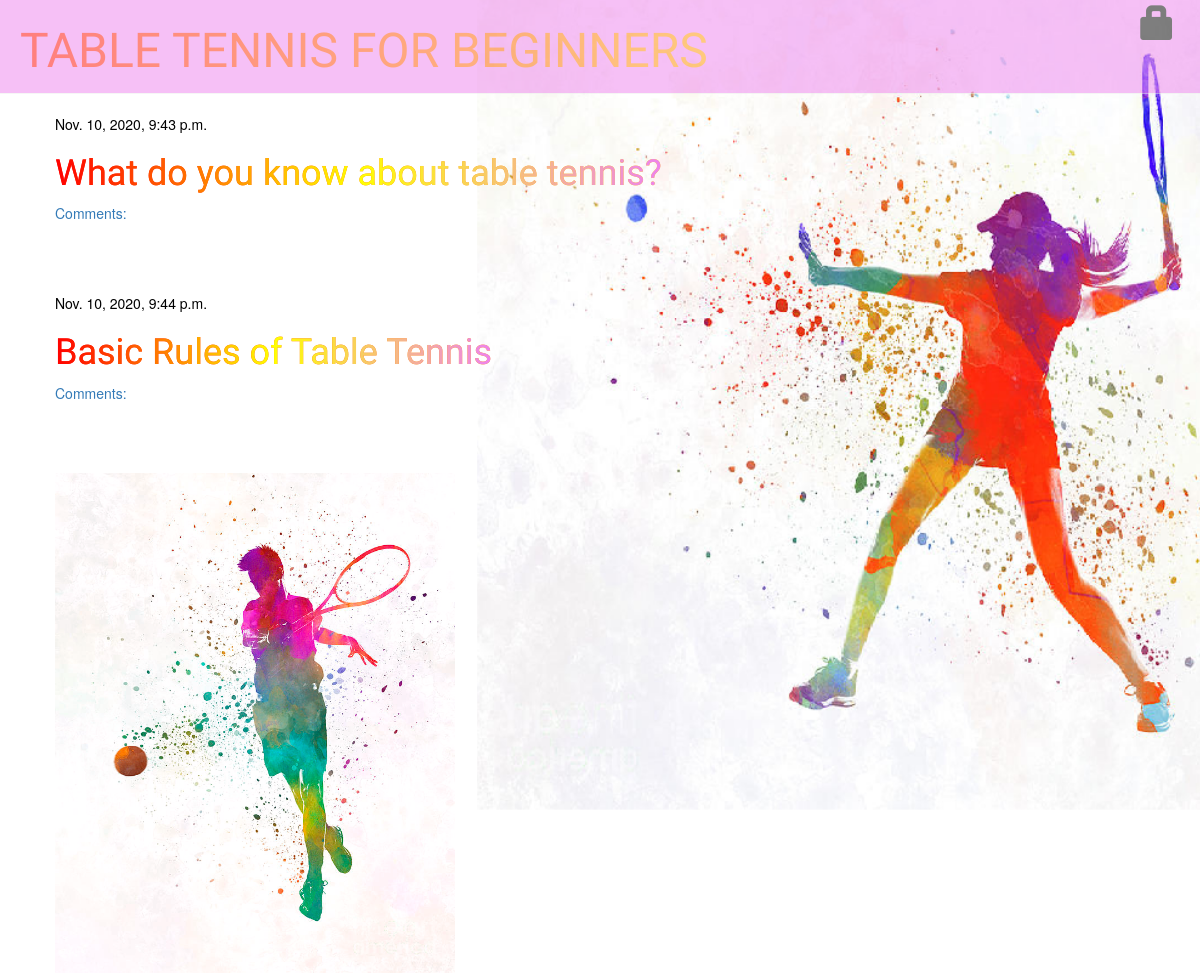
/, run on an earlier commit of the app's database.
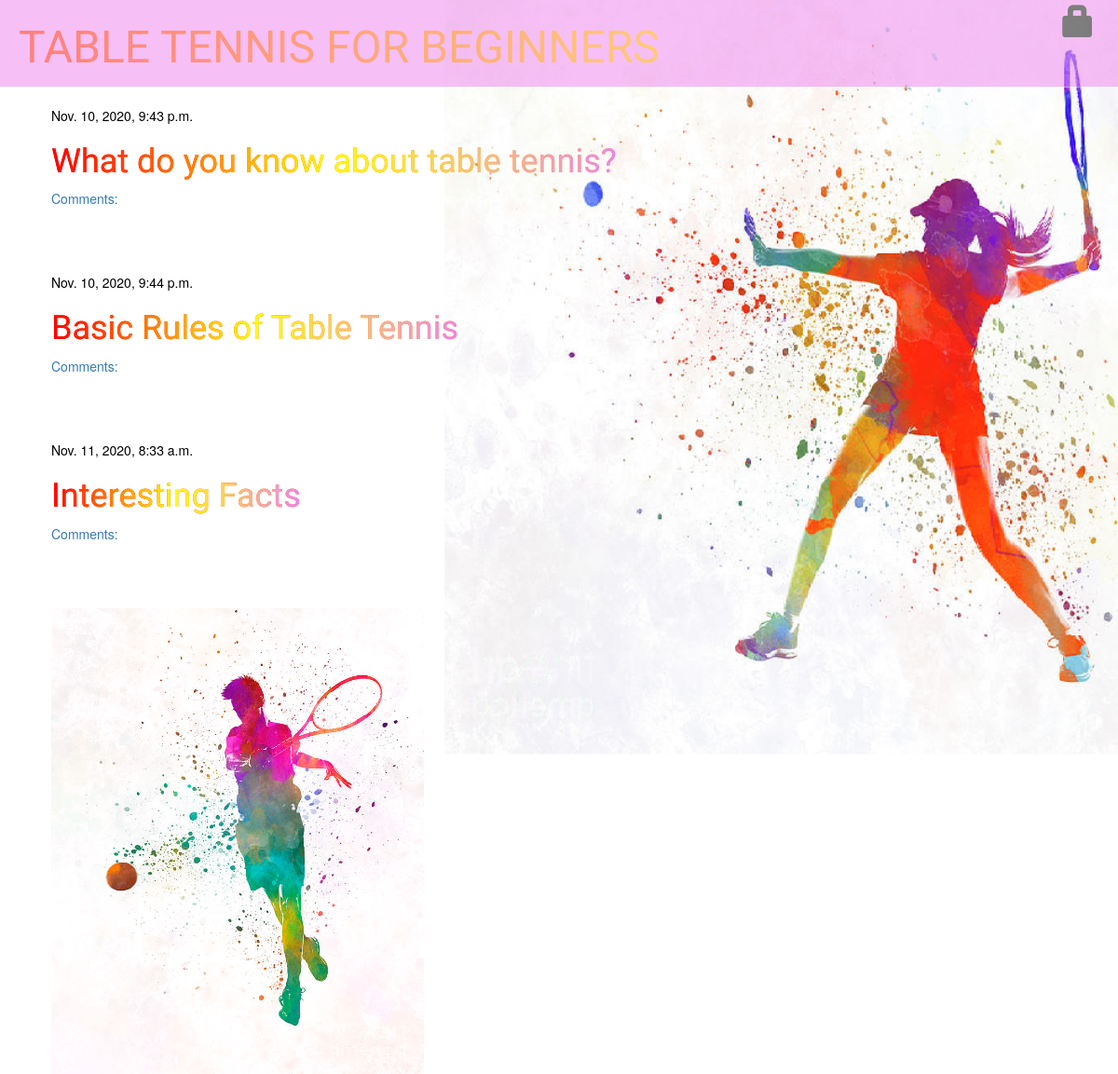
And on a later commit of the database.
### blog/models.py (models this page shows, shortened)
class Post(models.Model):
    author = models.ForeignKey(settings.AUTH_USER_MODEL, on_delete=models.CASCADE)
    title = models.CharField(max_length=200)
    text = models.TextField()
    created_date = models.DateTimeField(default=timezone.now)
    published_date = models.DateTimeField(blank=True, null=True)

### blog/views.py (the view)
# urls.py: path('', views.post_list, name='post_list'),
def post_list(request):
    posts = Post.objects.filter(published_date__lte=timezone.now()).order_by('published_date')
    return render(request, 'blog/post_list.html', {'posts': posts})

### blog/templates/blog/post_list.html
{% extends 'blog/base.html' %}
{% block content %}
    {% for post in posts %}
        <div class="post">
            <div class="date">
                {{ post.published_date }}
            </div>
            <h1><a href="{% url 'post_detail' pk=post.pk %}">{{ post.title }}</a></h1>
            <a href="{% url 'post_detail' pk=post.pk %}">Comments: {{ post.approved_comments.count }}</a>
        </div>
    {% endfor %}
<div class = "images">
</div>
{% endblock %}

### blog/templates/blog/base.html (shortened to what this page needs)
{% load static %}
<html>
    <head>
        <link rel="stylesheet" href="//maxcdn.bootstrapcdn.com/bootstrap/3.2.0/css/bootstrap.min.css">
        <link rel="stylesheet" href="//maxcdn.bootstrapcdn.com/bootstrap/3.2.0/css/bootstrap-theme.min.css">
        <link rel="stylesheet" href="{% static 'css/blog.css' %}">
    </head>
    <body>
       <body>
    <div class="page-header">
    {% if user.is_authenticated %}
        <a href="{% url 'post_new' %}" class="top-menu"><span class="glyphicon glyphicon-pencil"></span></a>
        <a href="{% url 'post_draft_list' %}" class="top-menu"><span class="glyphicon glyphicon-edit"></span></a>
        <p class="top-menu">Hello Dear Dilnaz <small>(<a href="{% url 'logout' %}">Log out</a>)</small></p>
    {% else %}
        <a href="{% url 'login' %}" class="top-menu"><span class="glyphicon glyphicon-lock"></span></a>
    {% endif %}
    <h1><a href="/">TABLE TENNIS FOR BEGINNERS</a></h1>
</div>
    <div class="content container">
        <div class="row">
            <div class="col-md-8">
            {% block content %}
            {% endblock %}
            </div>
        </div>
    </div>
</body>
    </body>
</html>

### blog/static/css/blog.css (style rules this page uses)
h1 a { color: red; font-family: 'Courgette', cursive; }
body { padding-left: 0px; background-image: url(Б.png); background-size: 105%; }
.page-header { background-color: violet; opacity: 50%; margin-top: 0px; padding: 5px 5px 5px 20px; }
.page-header h1, .page-header h1 a, .page-header h1 a:visited, .page-header h1 a:active { color: red; font-size: 36pt; text-decoration: none; }
.content { margin-left: 40px; }
.date { color: black; }
h1 { background: -webkit-linear-gradient(left, red , yellow); background: -o-linear-gradient(right, red, yellow); background: -moz-linear-gradient(right, red, yellow); background: linear-gradient(to right, red , yellow); -webkit-background-clip: text; -webkit-text-fill-color: transparent; }
.top-menu, .top-menu:hover, .top-menu:visited { color: black; float: right; font-size: 26pt; margin-right: 20px; }
.post { margin-bottom: 70px; }
.post h1 a, .post h1 a:visited { background: -webkit-linear-gradient(left, red , yellow,violet); background: -o-linear-gradient(right,red , yellow,violet); background: -moz-linear-gradient(right, red , yellow,violet); background: linear-gradient(to right, red , yellow,violet); -webkit-background-clip: text; -webkit-text-fill-color: transparent; }
.images { background: no-repeat url("man-tennis.png"); background-size: contain; height:500px; width : 400px; }

What changed in the data, as far as the page shows it:
added Post: published_date "Nov. 11, 2020, 8:33 a.m.", title "Interesting Facts"
